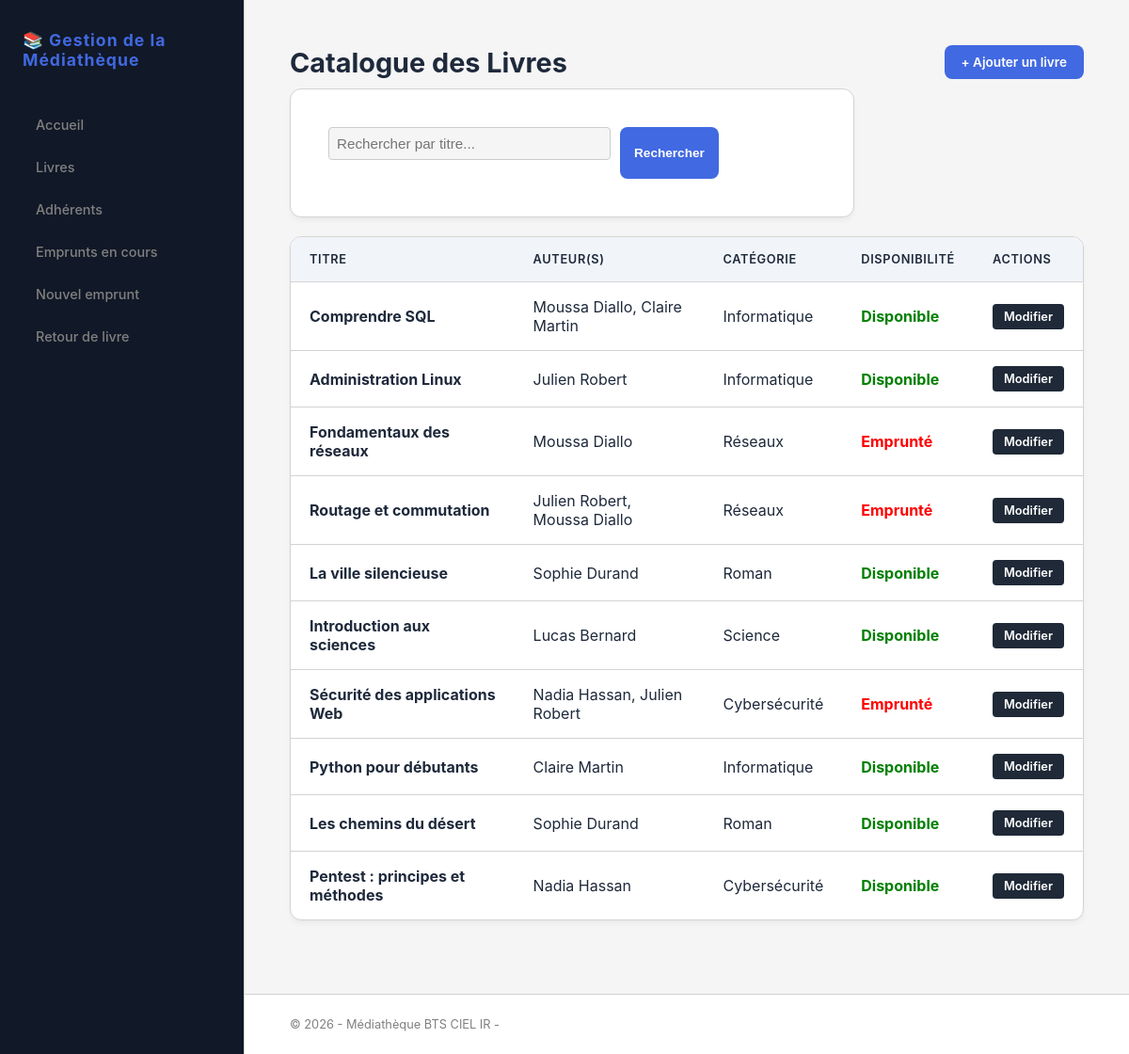
The app's page /livres.php with its own data.
### tables this page shows
CREATE TABLE `livre` (
  `id_livre` int(11) NOT NULL,
  `titre` varchar(200) NOT NULL,
  `isbn` varchar(20) NOT NULL,
  `annee_publication` int(11) DEFAULT NULL,
  `disponible` tinyint(1) NOT NULL DEFAULT 1,
  `id_categorie` int(11) NOT NULL
);

CREATE TABLE `categorie` (
  `id_categorie` int(11) NOT NULL,
  `libelle` varchar(80) NOT NULL
);

### livres.php (the view, shortened to what this page needs)
<?php
require_once 'config/db.php';
include 'includes/header.php';
$recherche = isset($_GET['q']) ? trim($_GET['q']) : '';
$sql = "SELECT l.id_livre, l.titre, l.disponible,
               GROUP_CONCAT(CONCAT(a.prenom, ' ', a.nom) SEPARATOR ', ') AS auteurs,
               c.libelle AS categorie
        FROM livre l
        LEFT JOIN livre_auteur la ON l.id_livre = la.id_livre
        LEFT JOIN auteur a ON la.id_auteur = a.id_auteur
        LEFT JOIN categorie c ON l.id_categorie = c.id_categorie";
$sql .= " GROUP BY l.id_livre, l.titre, l.disponible, c.libelle";
$stmt = $pdo->prepare($sql);
if ($recherche !== '') {
    $stmt->execute(['recherche' => '%' . $recherche . '%']);
} else {
    $stmt->execute();
}
$livres = $stmt->fetchAll(PDO::FETCH_ASSOC);
?>
<div style="display: flex; justify-content: space-between; align-items: center; margin-bottom: 10px;">
    <h2 style="margin-bottom: 0;">Catalogue des Livres</h2>
    <a href="gerer_livre.php" class="btn btn-primary">+ Ajouter un livre</a>
</div>
<form method="GET" action="livres.php" style="margin-bottom: 20px; display: flex; gap: 10px;">
    <input type="text" name="q" placeholder="Rechercher par titre..." value="<?= htmlspecialchars($recherche); ?>" style="padding: 8px; width: 300px; border: 1px solid #ccc; border-radius: 4px;">
    <button type="submit" class="btn btn-primary" style="padding: 8px 15px;">Rechercher</button>
</form>
<table>
    <thead>
        <tr>
            <th>Titre</th>
            <th>Auteur(s)</th>
            <th>Catégorie</th>
            <th>Disponibilité</th>
            <th>Actions</th>
        </tr>
    </thead>
    <tbody>
        <?php if (count($livres) > 0): ?>
            <?php foreach ($livres as $livre): ?>
                <tr>
                    <td><strong><?= htmlspecialchars($livre['titre']); ?></strong></td>
                    <td><?= htmlspecialchars($livre['auteurs'] ?? 'Auteur inconnu'); ?></td>
                    <td><?= htmlspecialchars($livre['categorie'] ?? 'Non classé'); ?></td>
                    <td>
                        <?php if ($livre['disponible']): ?>
                            <span style="color: green; font-weight: bold;">Disponible</span>
                        <?php else: ?>
                            <span style="color: red; font-weight: bold;">Emprunté</span>
                        <?php endif; ?>
                    </td>
                    <td>
                        <a href="gerer_livre.php?id=<?= $livre['id_livre']; ?>" class="btn" style="background-color: var(--sidebar-hover); color: white; padding: 6px 12px; font-size: 0.8rem; text-decoration: none; border-radius: 4px;">
                            Modifier
                        </a>
                    </td>
                </tr>
            <?php endforeach; ?>
        <?php else: ?>
            <tr>
                <td colspan="5" style="text-align: center; color: #666;">Aucun livre trouvé.</td>
            </tr>
        <?php endif; ?>
    </tbody>
</table>
<?php
include 'includes/footer.php';
?>

### style.css (style rules this page uses)
:root { --bg-app: whitesmoke; --card-bg: white; --sidebar-bg: #111827; --sidebar-hover: #1f2937; --text-main: #1e293b; --text-muted: gray; --text-sidebar: white; --accent: royalblue; --accent-glow: rgba(65, 105, 225, 0.15); --border: lightgray; --danger: crimson; --warning: darkorange; --success: seagreen; }
* { box-sizing: border-box; margin: 0; padding: 0; }
body { font-family: 'Inter', system-ui, sans-serif; background-color: var(--bg-app); color: var(--text-main); display: block; min-height: 100vh; position: relative; }
h2 { color: var(--text-main); margin-bottom: 2rem; font-size: 1.8rem; font-weight: 700; }
table { width: 100%; border-collapse: separate; border-spacing: 0; background-color: var(--card-bg); border-radius: 12px; overflow: hidden; border: 1px solid var(--border); margin-bottom: 30px; box-shadow: 0 4px 6px -1px rgba(0, 0, 0, 0.05); }
th, td { padding: 16px 20px; text-align: left; }
th { background-color: #f1f5f9; color: var(--text-main); font-weight: 600; font-size: 0.8rem; text-transform: uppercase; letter-spacing: 0.05em; border-bottom: 1px solid var(--border); }
tr:not(:last-child) td { border-bottom: 1px solid var(--border); }
form { background: var(--card-bg); padding: 2.5rem; border-radius: 12px; border: 1px solid var(--border); max-width: 600px; box-shadow: 0 4px 6px -1px rgba(0, 0, 0, 0.05); }
input[type="text"], select { width: 100%; padding: 12px; background-color: var(--bg-app); border: 1px solid var(--border); border-radius: 8px; color: var(--text-main); font-size: 0.95rem; outline: none; margin-bottom: 20px; }
.btn { display: inline-block; padding: 10px 18px; border: none; border-radius: 8px; cursor: pointer; font-weight: 600; text-decoration: none; font-size: 0.85rem; transition: opacity 0.2s; }
.btn-primary { background-color: var(--accent); color: white; }

### records on screen
livre: titre "Comprendre SQL", auteurs "Moussa Diallo, Claire Martin", id_categorie.libelle "Informatique", disponible "Disponible"
livre: titre "Administration Linux", auteurs "Julien Robert", id_categorie.libelle "Informatique", disponible "Disponible"
livre: titre "Fondamentaux des réseaux", auteurs "Moussa Diallo", id_categorie.libelle "Réseaux", disponible "Emprunté"
livre: titre "Routage et commutation", auteurs "Julien Robert, Moussa Diallo", id_categorie.libelle "Réseaux", disponible "Emprunté"
livre: titre "La ville silencieuse", auteurs "Sophie Durand", id_categorie.libelle "Roman", disponible "Disponible"
livre: titre "Introduction aux sciences", auteurs "Lucas Bernard", id_categorie.libelle "Science", disponible "Disponible"
livre: titre "Sécurité des applications Web", auteurs "Nadia Hassan, Julien Robert", id_categorie.libelle "Cybersécurité", disponible "Emprunté"
livre: titre "Python pour débutants", auteurs "Claire Martin", id_categorie.libelle "Informatique", disponible "Disponible"
livre: titre "Les chemins du désert", auteurs "Sophie Durand", id_categorie.libelle "Roman", disponible "Disponible"
livre: titre "Pentest : principes et méthodes", auteurs "Nadia Hassan", id_categorie.libelle "Cybersécurité", disponible "Disponible"
